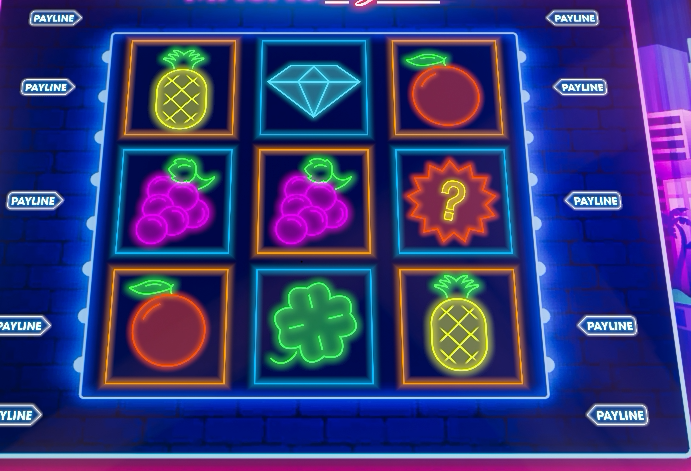
#> input picture payline_template.png, 691 x 471 px
$ python orange_finder.py
#> lines starting #> are read from the running program, lines starting #| are printed output that depends on the picture
import pyautogui
import cv2
import numpy as np
import time
import os

# Configuration
OBS_WINDOW_TITLE = "OBS"
SCAN_INTERVAL = 1
DEBUG_MODE = True

# Orange detection
ORANGE_HSV_LOWER = np.array([5, 100, 100])
ORANGE_HSV_UPPER = np.array([20, 255, 255])
MIN_ORANGE_SIZE = 50
MAX_ORANGE_SIZE = 5000

# PAYLINE detection
TEMPLATE_FILE = 'payline_template.png'
PAYLINE_TEMPLATE = None
if os.path.exists(TEMPLATE_FILE):
    try:
        PAYLINE_TEMPLATE = cv2.imread(TEMPLATE_FILE, 0)
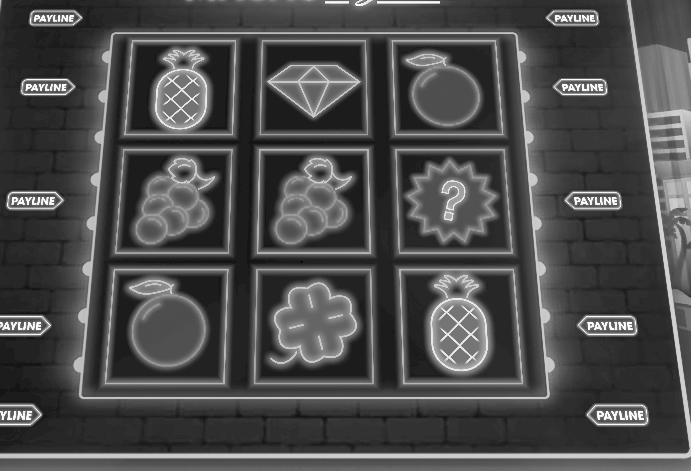
#> PAYLINE_TEMPLATE: shape (471, 691); min 0, max 254, mean 75.9
#> (the run stopped early here; a loop or call above may not have finished)
